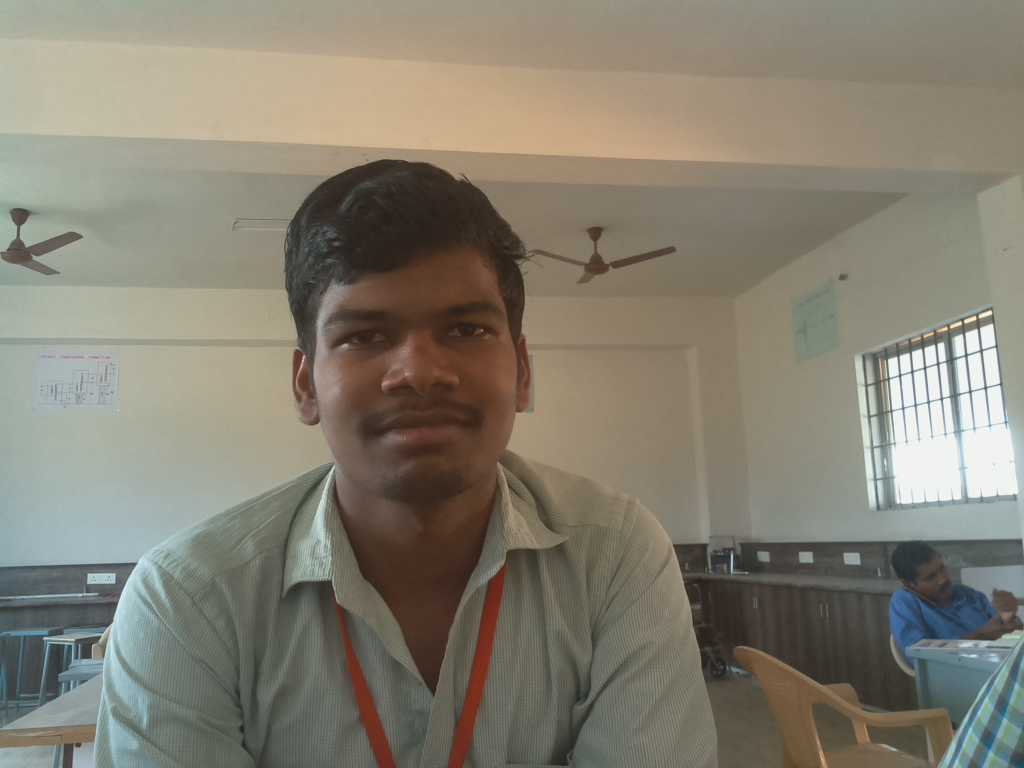
#> input picture ManimaranB.jpg, 1024 x 768 px
$ python recognize.py
#> lines starting #> are read from the running program, lines starting #| are printed output that depends on the picture
import cv2
import numpy as np

image_path1='ManimaranB.jpg'
image_path2='u2.jpg'
image1=cv2.imread(image_path1)#known
#> image1 is the input picture: shape (768, 1024, 3); mean B, G, R 113.6, 127.4, 132.3
image2=cv2.imread(image_path2)#Unknown
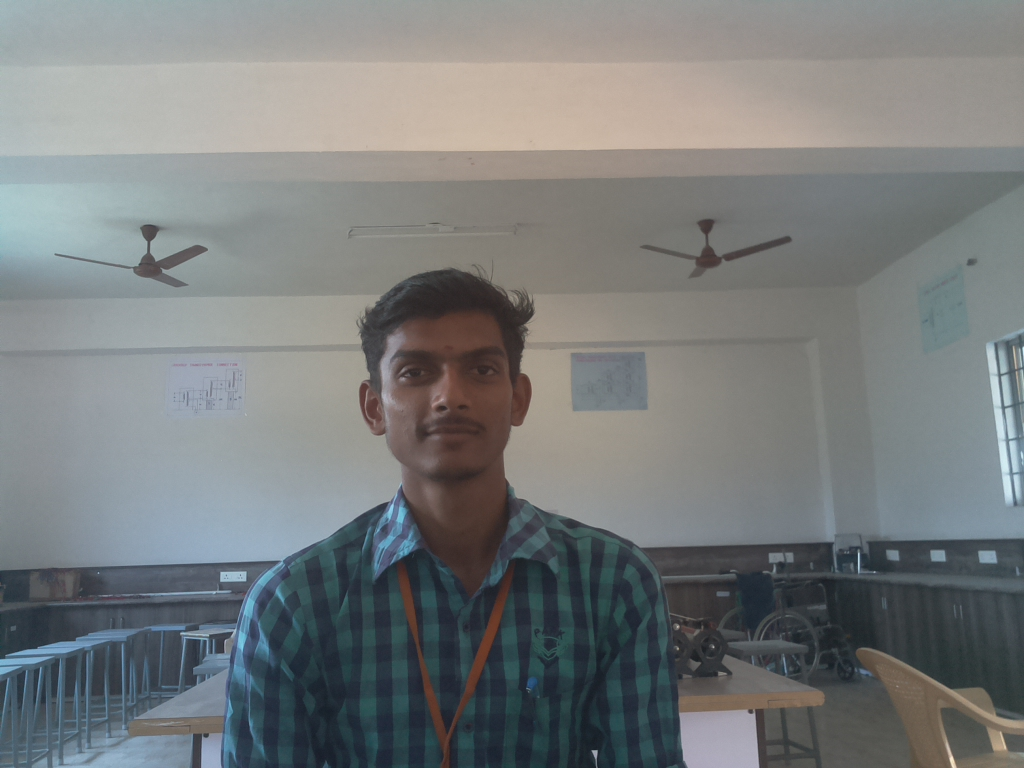
#> input picture u2.jpg, 1024 x 768 px
#> image2 is the input picture: shape (768, 1024, 3); mean B, G, R 124.1, 123.8, 120.4
faceclassifier=cv2.CascadeClassifier('haarcascade_frontalface_default.xml')
face1=faceclassifier.detectMultiScale(image1,scaleFactor=1.1,minNeighbors=5,minSize=(30,30))
#> face1 = [[280, 238, 246, 246]]
face2=faceclassifier.detectMultiScale(image2,scaleFactor=1.1,minNeighbors=5,minSize=(30,30))#returns [[]]
#> face2 = [[367, 311, 160, 160]]
for (x,y,w,h) in face1:
	i1=image1[y:y+h,x:x+w]
	cv2.imwrite('r1.jpg',i1)
#> this loop made 1 pass
#> pass 1, `i1=image1[y:y+h,x:x+w]`:
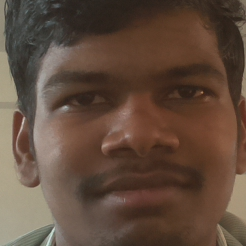
#> i1: shape (246, 246, 3); mean B, G, R 61.1, 75.4, 96.8
for (x,y,w,h) in face2:
	i2=image2[y:y+h,x:x+w]
	cv2.imwrite('r2.jpg',i2)
#> this loop made 1 pass
#> pass 1, `i2=image2[y:y+h,x:x+w]`:
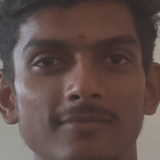
#> i2: shape (160, 160, 3); mean B, G, R 73.1, 77.8, 95.9
res=cv2.matchTemplate(i1,i2,cv2.TM_CCOEFF_NORMED)
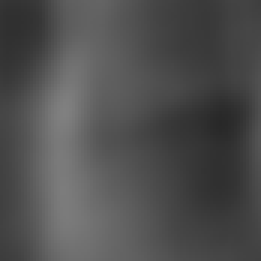
#> res: shape (87, 87) float32 (shown 3 times larger); min 0.16, max 0.504, mean 0.312
if len(res)==1 and res>=0.8:
	print(image_path1[0:-4])
else:
	print('Face not matched')
